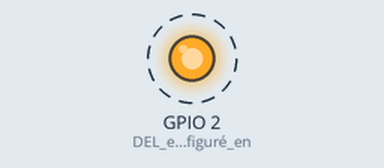
Recording of a program running on a simulated ESP8266 (NodeMCU). On the bench: output pins drawn as LEDs (lit = HIGH). Dashed ring = blinking. What the program prints to the serial monitor is not drawn.

Above: at 0.5 s.
Timing chart, 0 to 4.6 s (numbered marks = the images above):
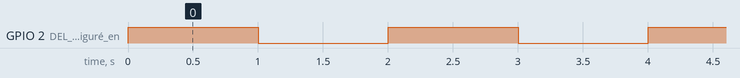

The program:

main.cpp
```cpp
/*
 * Nom de fichier
 *      main.cpp
 *
 * Sommaire
 *      Fichier de départ pour le projet ActiviteHeritageV2
 *
 * Auteur
 *      Maxime Champagne
 *
 * Date de création
 *      7 mai 2025
 *
 */

#include <Arduino.h>
#include <iostream>
#include "Etudiant.h"

//********************************************************************************
// Déclaration des fonctions
//********************************************************************************
void testEtudiant(void);


//********************************************************************************
// Déclartions des variables globales
//********************************************************************************


//********************************************************************************
// fonction setup (est appelée une sule fois au lancement du programme)
//********************************************************************************
void setup() {
  Serial.begin(9600);             // Démarrer le port série par défaut à 9600bauds
  printf("Hello world !\n\n");

  pinMode(LED_BUILTIN, OUTPUT);   // DEL embarqué configuré en sortie

  testEtudiant();
}


//********************************************************************************
// Loop (est appelé en boucle pour l'exécution du programme)
//********************************************************************************
void loop() {

  digitalWrite(LED_BUILTIN, !digitalRead(LED_BUILTIN));   //Changer état de la DEL

  delay(1000);                                            //Attendre une seconde
}


//********************************************************************************
// fonction testEtudiant permet de créer un étudiant et de valider le
// fonctionnement de la classe Etudiant.
//********************************************************************************
void testEtudiant(void) {
  int numeroMatriculeTmp;
  int moyenneTmp;

  Etudiant owen;
  owen.setMatricule(2288053);
  owen.setMoyenne(99);

  numeroMatriculeTmp = owen.getMatricule();
  moyenneTmp = owen.getMoyenne();
  printf("Owen, matricule # %d, moyenne %d\n", numeroMatriculeTmp, moyenneTmp);

}
```

Etudiant.cpp
```cpp
/*
 * Nom de fichier
 *      Etudiant.cpp
 *
 * Sommaire
 *      Fichier source pour la classe Etudiant.
 *
 * Auteur
 *      Maxime Champagne
 *
 */

#include "Etudiant.h"

//Définition de la méthode setMatricule de la classe, permet de modifier le matricule de l'étudiant
void Etudiant::setMatricule(int nouveauMatricule){
    //Le numero de matricule doit necessairement avoir 7 chiffres
    if ((nouveauMatricule >= 1000000) && (nouveauMatricule <= 9999999)){
        this->numeroMatricule = nouveauMatricule;
    }
    else{
        this->numeroMatricule = 0; //Le matricule est mis à 0 si le matricule n'est pas valide
    }
}


int Etudiant::getMatricule(void){
    return (this->numeroMatricule);
}

void Etudiant::setMoyenne(int nouvelleMoyenne){
    if (nouvelleMoyenne <= 100){
        this->moyenne = nouvelleMoyenne;
    }
    else{
        this->moyenne = 100;
    }
}

int Etudiant::getMoyenne(void){
    return (this->moyenne);
}
```

Etudiant.h
```cpp
/*
 * Nom de fichier
 *      Etudiant.h
 *
 * Sommaire
 *      Fichier header pour la classe Etudiant.h
 *
 * Auteur
 *      Maxime Champagne
 *
 */

#ifndef ETUDIANT_H
#define ETUDIANT_H

//Déclaration de la classe Etudiant
class Etudiant {
    int numeroMatricule;
    int moyenne;

public:
    void setMatricule(int);
    int getMatricule();
    void setMoyenne(int);
    int getMoyenne();
};

#endif //ETUDIANT_H
```

Measured:
- by itself, GPIO 2 (DEL_embarqué_configuré_en): alternates HIGH for 1.0 s and LOW for 1.0 s
